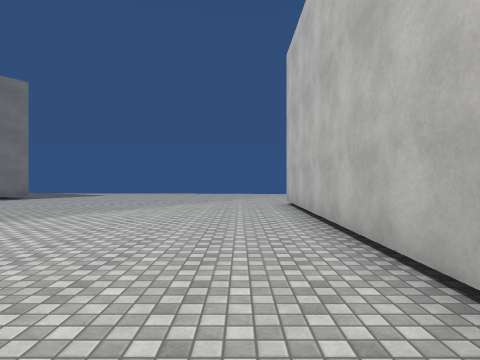
[1] (above)

22 first-person views from a walk through a scene from a Unity 3-D project. The camera is 1.4 m above the floor, looks level and sees 75° across. The floor is counted in squares, 2 m on a side. Each view is taken from the middle of a square. On the plan, view 1 faces up. The plan holds only what a view shows up to about 10 squares ahead; the rest is blank. The place goes on beyond the plan. Surface patterns are stand-ins for the level's own textures.

[2]
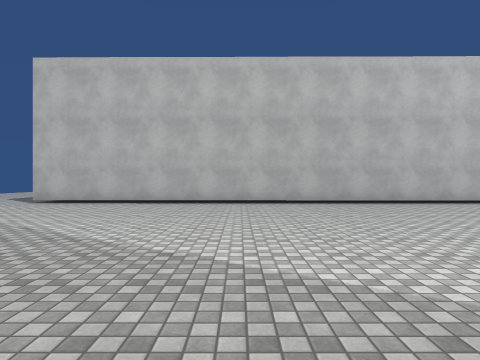

[3]
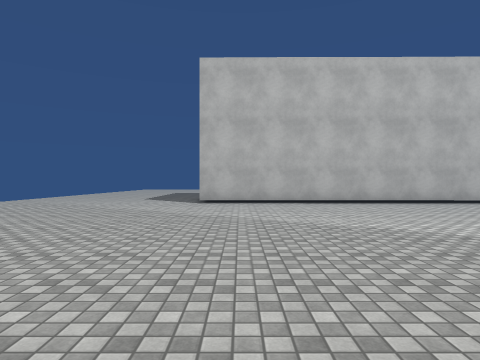

[4]
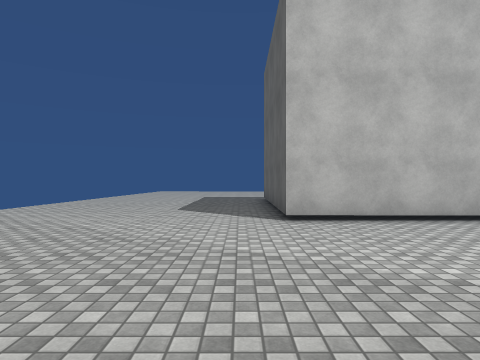

[5]
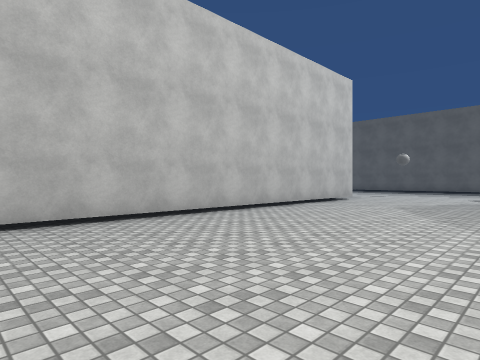

[6]
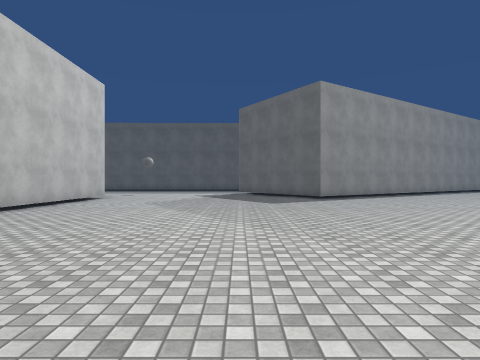

[7]
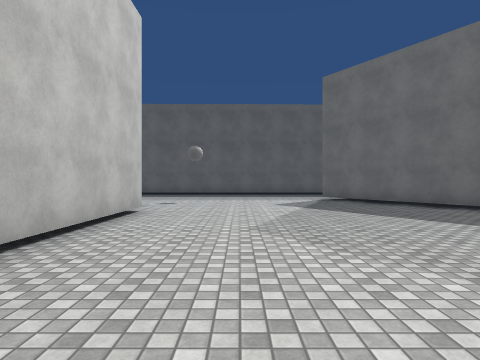

[8]
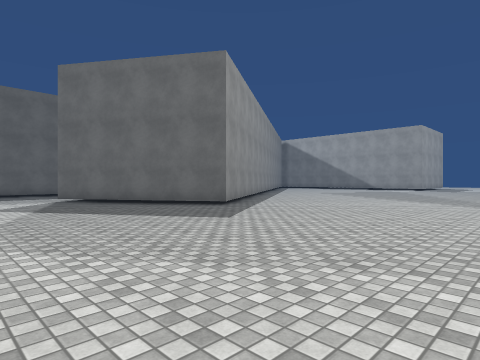

[9]
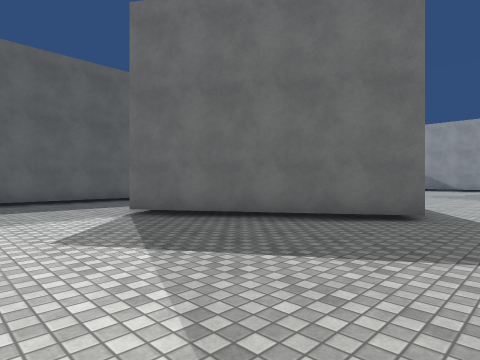

[10]
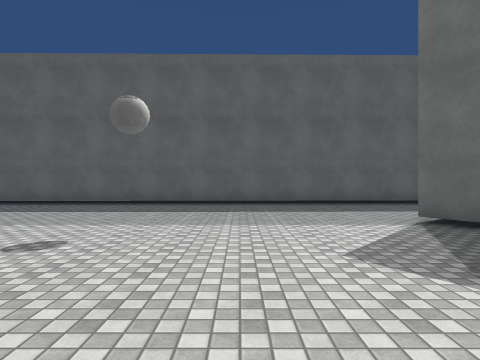

[11]
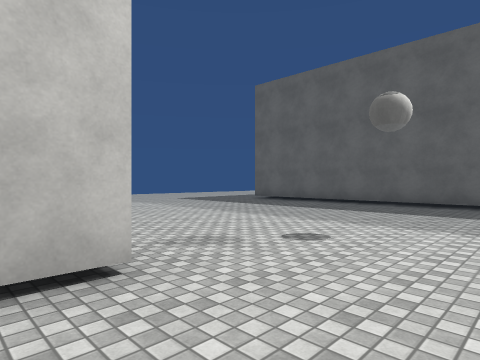

[12]
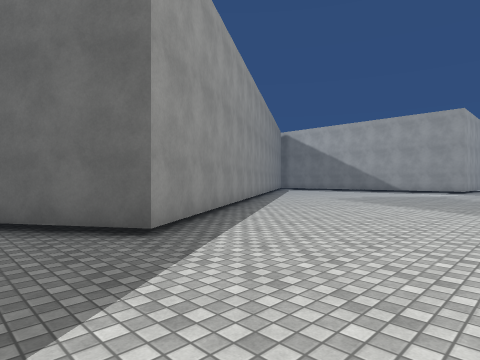

[13]
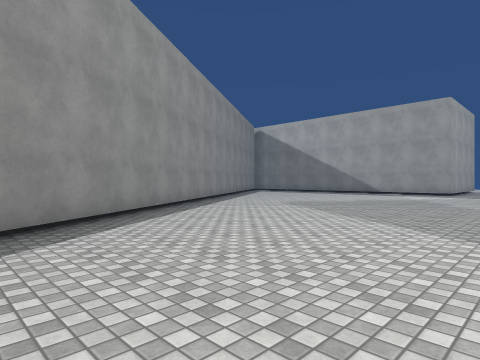

[14]
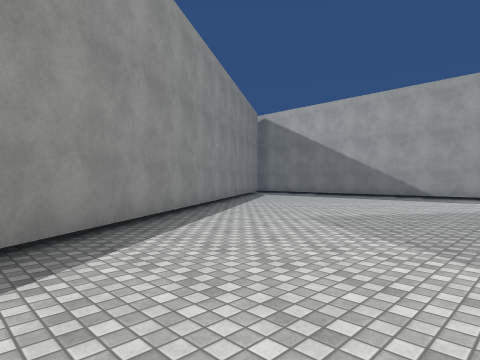

[15]
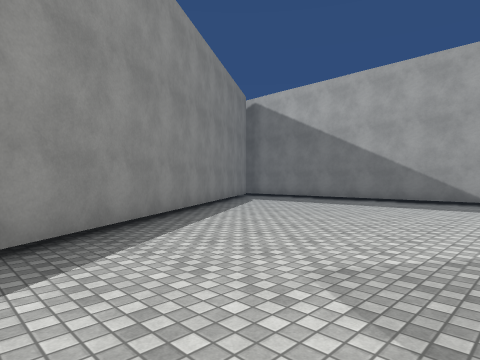

[16]
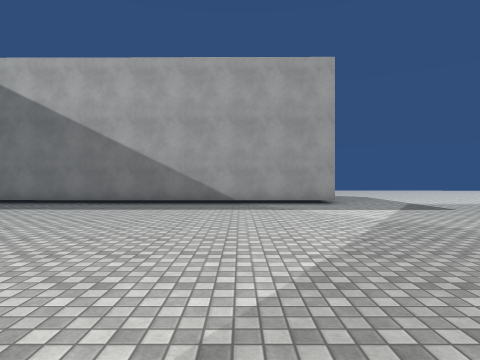

[17]
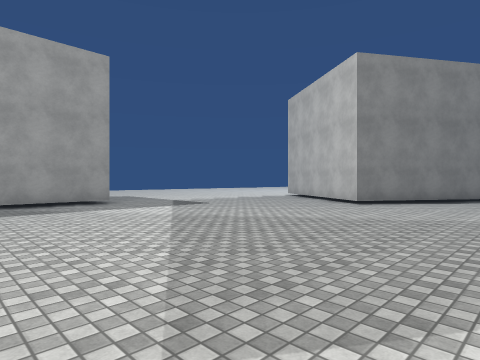

[18]
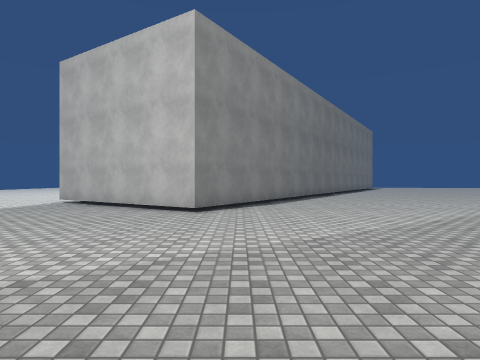

[19]
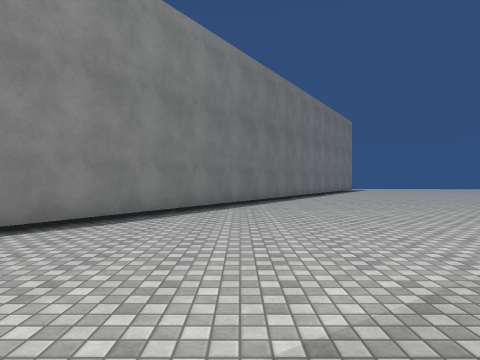

[20]
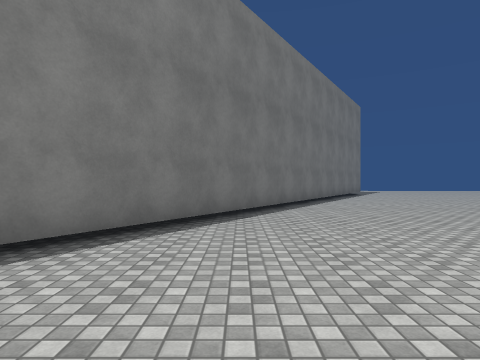

[21]
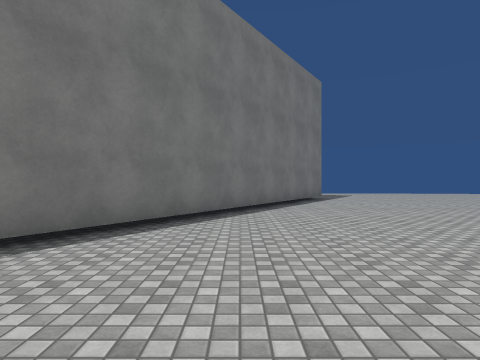

[22]
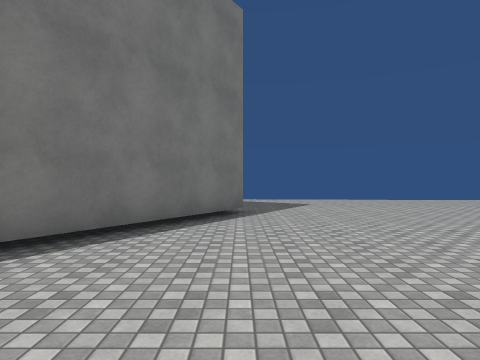

### Floor plan
Points are (right, up) in squares from view 1. A wall is a line through its corners. A room is listed if a view was taken in it or the views show most of it. See-through windows are left out.
Room 1 (views 1, 2, 3, 4, 5, 6, 7, 8, 9, 10, 11, 12, 13, 14, 15, 16, 17, 18, 19, 20, 21, 22)
walls: (1.2, -11.1) (1.4, 9.2) (5.6, 9.2); (-7.9, 11.8) (-19, -5.3) (-23.7, -2.2); (-6.4, -19.2) (5.5, -19); (-24.3, -10.2) (-24.4, -20.3); (-20.7, -19.5) (-7, -10.5) (-3.9, -15.2)
ways out: opening at (-24.5, -3)

Where each view was taken, in squares from view 1:
view 1: 0 up, 0 right, facing up
view 2: 3 up, 8 left, facing right
view 3: 8 up, 8 left, facing right
view 4: 10 up, 4 left, facing right
view 5: 0 up, 4 left, facing down-right
view 6: 1 up, 4 left, facing down
view 7: 4 down, 1 left, facing down
view 8: 4 down, 1 left, facing down-left
view 9: 9 down, 1 left, facing down-left
view 10: 10 down, 1 left, facing down
view 11: 10 down, 1 left, facing down-right
view 12: 7 down, 5 left, facing down-left
view 13: 7 down, 8 left, facing down-left
view 14: 10 down, 11 left, facing down-left
view 15: 12 down, 14 left, facing down-left
view 16: 13 down, 15 left, facing left
view 17: 14 down, 15 left, facing up-left
view 18: 12 down, 18 left, facing up
view 19: 8 down, 15 left, facing up
view 20: 4 down, 14 left, facing up
view 21: 0 up, 11 left, facing up
view 22: 5 up, 8 left, facing up
